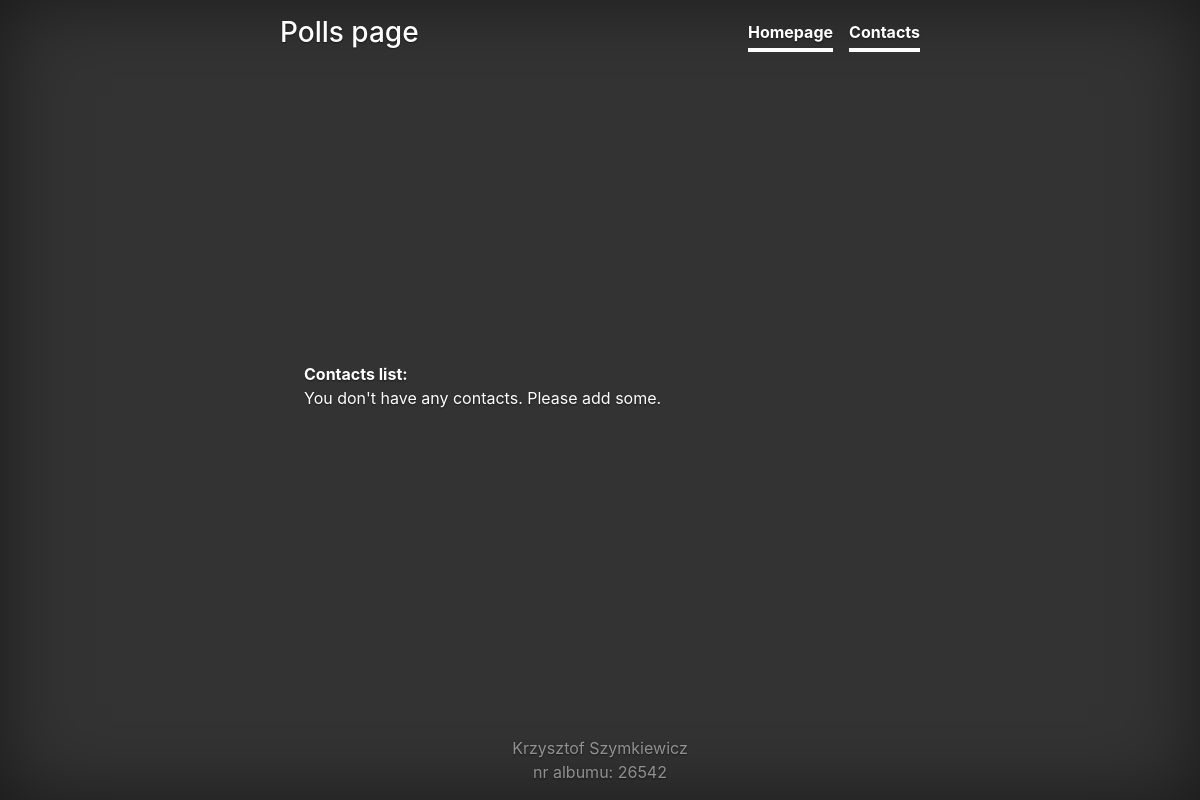
Before: /polls/contacts with the older database file.
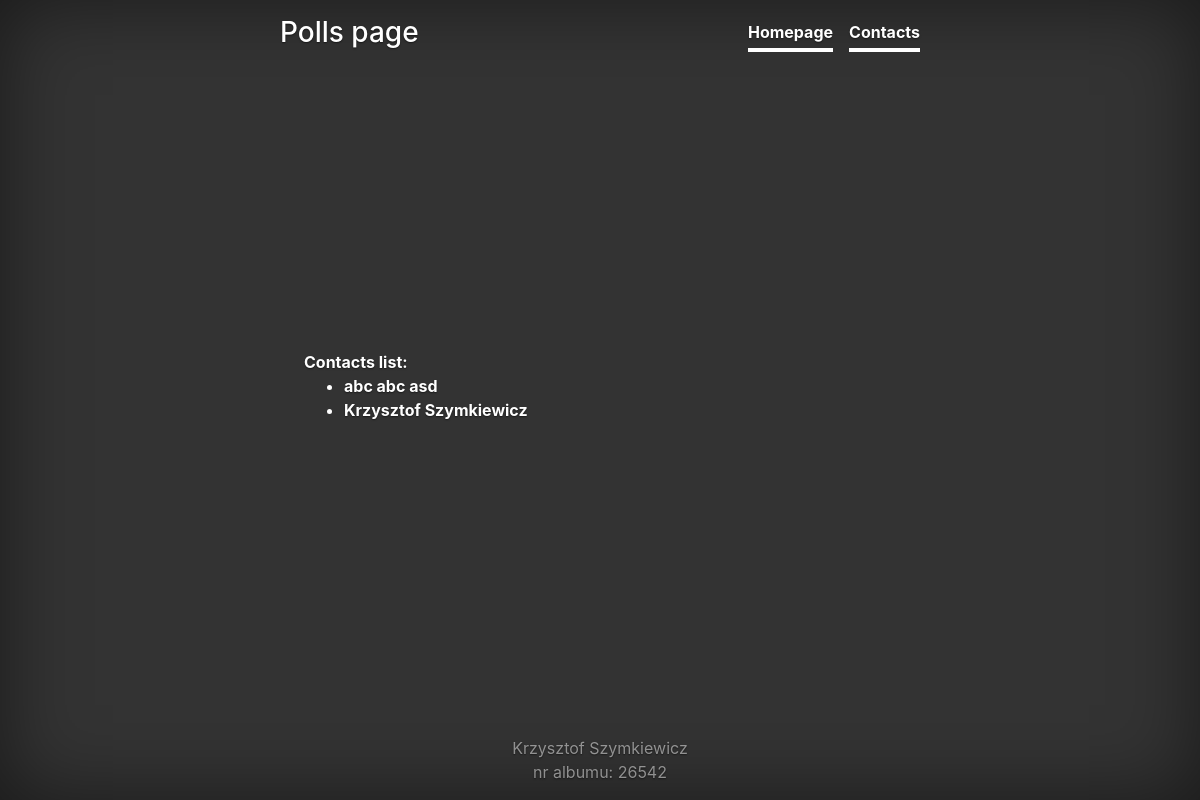
After: the same page with the newer database file.
### polls/models.py (models this page shows, shortened)
class Contact(models.Model):
    forename = models.CharField(max_length=50)
    surname = models.CharField(max_length=50)
    address = models.CharField(max_length=50)
    phone = models.CharField(max_length=50)
    mail = models.CharField(max_length=50)

### polls/views.py (the view)
# urls.py: url(r'^contacts/(?P<contact_id>[0-9]+)/$', views.contact, name="contact"),
def contacts(request):
    all_contacts = Contact.objects.order_by('-forename')[0:5]
    return render(request, "polls/contacts.html", {
        'contacts': all_contacts,
    })

### polls/templates/polls/contacts.html (shortened to what this page needs)
{% extends 'polls/base.html' %}
{% block main_content %}
<div class="text-left">
    <b>Contacts list:</b>
    {% if contacts %}
        <ul>
            {% for contact in contacts %}
                <li>
                    <a href = {% url "polls:contact" contact.id %}>
                        <b>{{contact.forename}} {{contact.surname}}</b>
                </li>
            {% endfor %}
        </ul>
    {% else %}
        <p>You don't have any contacts. Please add some. </p>
    {% endif %}
</div>
{% endblock %}

### polls/templates/polls/base.html (shortened to what this page needs)
{% load staticfiles %}
<!doctype html>
<html lang="en">
<head>
    <link
        rel="stylesheet"
        href="https://stackpath.bootstrapcdn.com/bootstrap/4.3.1/css/bootstrap.min.css"
    />
    <link rel="stylesheet" type="text/css" href="{% static 'polls/styles.css' %}" />
</head>
<body class="text-center">
    <div class="cover-container d-flex w-100 h-100 p-3 mx-auto flex-column">
        {% include "polls/header.html" %}
        <main role="main" class="inner cover">
            {% block main_content %}
            {% endblock %}
        </main>
        {% include "polls/footer.html" %}
    </div>
</body>
</html>

### polls/templates/polls/header.html
<header class="masthead mb-auto">
    <div class="inner">
      <h3 class="masthead-brand">Polls page</h3>
      <nav class="nav nav-masthead justify-content-center">
        <a class="nav-link active" href = {% url "polls:index" %}>Homepage</a>
        <a class="nav-link active" href = {% url "polls:contacts" %}>Contacts</a>
      </nav>
    </div>
</header>

### polls/templates/polls/footer.html
<footer class="mastfoot mt-auto">
    <div class="inner">
        <p>Krzysztof Szymkiewicz</p>
        <p>nr albumu: 26542</p>
    </div>
</footer>

### polls/static/polls/styles.css (style rules this page uses)
a, a:focus, a:hover { color: #fff; }
html, body { height: 100%; background-color: #333; }
body { display: -ms-flexbox; display: flex; color: #fff; text-shadow: 0 .05rem .1rem rgba(0, 0, 0, .5); box-shadow: inset 0 0 5rem rgba(0, 0, 0, .5); }
.cover-container { max-width: 42em; }
.masthead { margin-bottom: 2rem; }
.masthead-brand { margin-bottom: 0; }
.nav-masthead .nav-link { padding: .25rem 0; font-weight: 700; color: rgba(255, 255, 255, .5); background-color: transparent; border-bottom: .25rem solid transparent; }
.nav-masthead .nav-link + .nav-link { margin-left: 1rem; }
.nav-masthead .active { color: #fff; border-bottom-color: #fff; }
@media (min-width: 48em) { .masthead-brand { float: left; } }
@media (min-width: 48em) { .nav-masthead { float: right; } }
.cover { padding: 0 1.5rem; }
.mastfoot { color: rgba(255, 255, 255, .5); }
footer p { margin-bottom: 0; }

Changed rows visible on the page:
added Contact: forename "abc abc", surname "asd"
added Contact: forename "Krzysztof", surname "Szymkiewicz"
Other visible differences:
text no longer shown: "You don't have any contacts. Please add some."
